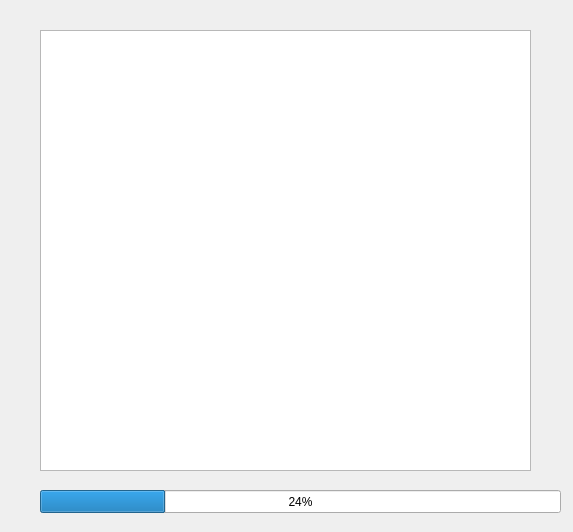
<?xml version="1.0" encoding="UTF-8"?>
<ui version="4.0">
 <class>Process_Gui</class>
 <widget class="QWidget" name="Process_Gui">
  <property name="geometry">
   <rect>
    <x>0</x>
    <y>0</y>
    <width>573</width>
    <height>532</height>
   </rect>
  </property>
  <property name="windowTitle">
   <string>Form</string>
  </property>
  <widget class="QListView" name="listView">
   <property name="geometry">
    <rect>
     <x>40</x>
     <y>30</y>
     <width>491</width>
     <height>441</height>
    </rect>
   </property>
  </widget>
  <widget class="QProgressBar" name="progressBar">
   <property name="geometry">
    <rect>
     <x>40</x>
     <y>490</y>
     <width>521</width>
     <height>23</height>
    </rect>
   </property>
   <property name="value">
    <number>24</number>
   </property>
  </widget>
 </widget>
 <resources/>
 <connections/>
</ui>
